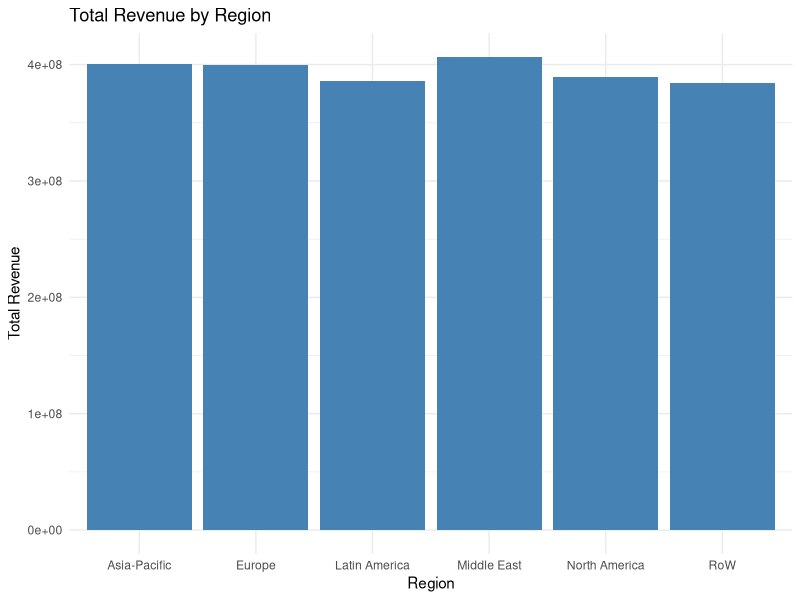
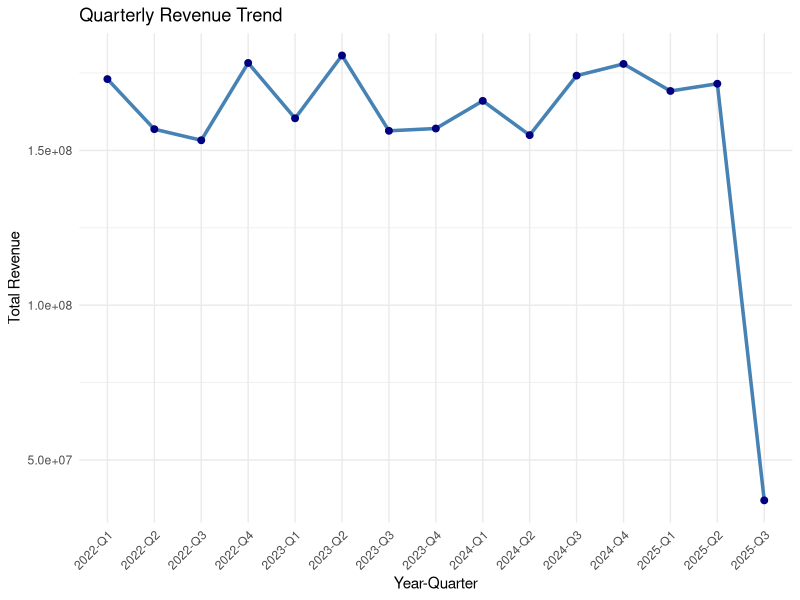
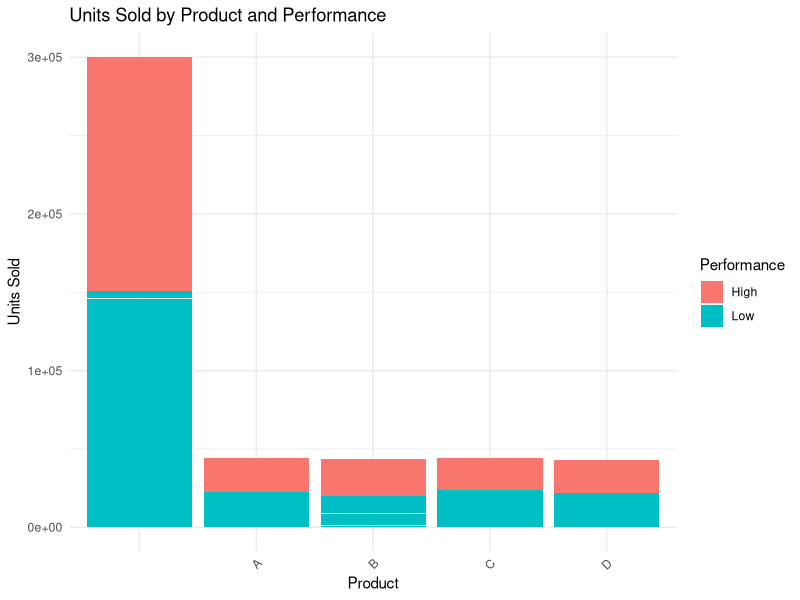

R code for these plots, in order:
## ---- chunk 1
knitr::opts_chunk$set(echo = TRUE)
## ---- chunk 2
#Introduction

#Kaggle sales dataset was downloaded from: 
#<https://www.kaggle.com/datasets/himelsarder/retail-product-dataset-with-missing-values>
#as it contains missing values
#This project involves sales data analysis aimed at extracting meaningful insights across 
#time, region, and product categories. The dataset includes information on Revenue, 
#Units_Sold, Category, Region. Using the dplyr, ggplot2, lubridate, tidyverse, we clean, 
#transform, and visualize the dataset to:
#Classify performance based on revenue, Identify top-selling products in specific regions
#Track revenue trends over time, Generate informative visualizations (bar charts, line 
#graphs, stacked bars)
#Summarize quarterly patterns for business performance tracking
#The goal is to support data-driven decisions related to product focus, regional strategy, 
#and time-based trends.

#Loaded installed packages
library(dplyr)
library(lubridate)
library(rmarkdown)
library(tidyverse)
library(tidyr)
library(ggplot2)

#Put the file in the same folder as R and read the file "synthetic_dataset.csv" into a dataframe
sales_data <- read.csv("synthetic_dataset.csv")

#Viewed the structure of the dataframe that input the dataset CSV file
str(sales_data)

#Since there is no "Region" column in the downloaded sataset, therefore mutating the
#sales_data with randomly populating regions

#Vector definition containing region names
#North America, Europe, Asia-Pacific, Latin America, Middle East, and Rest of World (RoW)
regions <- c("North America","Europe","Asia-Pacific","Latin America","Middle East","RoW")

#Defining start and end date
start_date <- as.Date("2022-01-01")
end_date <- as.Date("2025-07-18")

#created a vector of a sequence of dates
dates <- seq.Date(from=start_date, to=end_date, by = "day")

#Setting seed for reproduciblity
set.seed(42)

#Mutating the sales_data by adding a Date column
sales_data$Date <- sample(dates,size=nrow(sales_data),replace=TRUE)

#Mutating the sales_data by adding a Region column
sales_data$Region <- sample(regions,size=nrow(sales_data),replace=TRUE)

#Viewing the updated dataframe
head(sales_data)

#Showing all missing values using the is.na() function
is.na(sales_data)

#Counting all missing values using the sum() function
sum(is.na(sales_data))

#Mutating the dataset by randomly populating a new column for Units_Sold
#Generated random units sold between 50 and 200
sales_data$Units_Sold <- sample(50:200,size=nrow(sales_data),replace = TRUE)

#View the head of the dataset
head(sales_data)

#Mutating the dataset and populating a Revenue column with Price, Units_Sold, and Discount
#Formula: Revenue = Units_Sold * (Price-Discount)

#Created Revenue column using base R
sales_data$Revenue <- sales_data$Units_Sold * (sales_data$Price - sales_data$Discount)

#View the updated dataframe
head(sales_data)

#Checking if there are any missing values in Price & Discount columns
sum(is.na(sales_data$Discount))
sum(is.na(sales_data$Price))

#The above code snipppet showed that there are missing values in the column Price and Discount
#Since there is no column for Units_Sold, I have considered Price and Discount to be the columns
#where the missing values will be replaced by the column mean

#Populated the Discount column with the mean of the column
sales_data$Discount <- mean(sales_data$Discount,na.rm=TRUE)

#Populated the Price column with the column mean
sales_data$Price <- mean(sales_data$Price,na.rm=TRUE)

#Checking again if there are any missing values in Price & Discount columns
sum(is.na(sales_data$Discount))
sum(is.na(sales_data$Price))

#View the updated dataframe
head(sales_data)

#Number of rows before cleaning NA values in revenue: Output is 553
sum(is.na(sales_data$Revenue))

#Dropping rows where revenue is NA
sales_data_cleaned <- sales_data[!is.na(sales_data$Revenue),]

#Number of rows after cleaning NA values in revenue: Output is 0
sum(is.na(sales_data_cleaned$Revenue))

#I don't need to convert the date column to date type since I have 
#generated the Date column using as.Date()

#Instead of that task, I will confirm the class of Date column in the dataset
class(sales_data_cleaned$Date)

#Mutating: Create new columns with Year, Month, and Weekday
sales_data_cleaned$Year <- year(sales_data_cleaned$Date)
sales_data_cleaned$Month <- month(sales_data_cleaned$Date,label=TRUE)
sales_data_cleaned$Weekday <- wday(sales_data_cleaned$Date,label=TRUE)

#View the dataset
head(sales_data_cleaned)

#Aggregating to get total sales per month
total_monthly_sales <- aggregate(Revenue ~ Month, data = sales_data_cleaned, FUN=sum)

#Finding month with maximum revenue
max_month <- total_monthly_sales[which.max(total_monthly_sales$Revenue),]
print(max_month)

#Aggregating to get average sales per day
avg_day_sales <- aggregate(Units_Sold ~ Weekday, data = sales_data_cleaned, FUN=mean)

#Finding day with the minimum average units sold
min_day <- avg_day_sales[which.min(avg_day_sales$Units_Sold),]
print(min_day)

#Created YearMonth column that contains every month of each year
sales_data_cleaned$YearMonth <- format(sales_data_cleaned$Date, "%Y-%m")

#Sorted all Year-Month combinations in ascending order beginning from start date and ending
#at the end date provided in the beginning of the code and stored in a vector
sort_ym <- sort(unique(sales_data_cleaned$YearMonth))

#Printed to check the sort_ym vector 
print(sort_ym)

#For loop wherever the ym variable is equal to the sales_data_cleaned$YearMonth, giving a
#TRUE value, sum it up as a single revenue
#Used the paste function to concatenate strings
#Lastly printed the message to check the output
for (ym in sort_ym) {
  monthly_revenue <- sum(sales_data_cleaned$Revenue[sales_data_cleaned$YearMonth == ym])
  msg <- paste("Total Revenue for", ym, ":", monthly_revenue)
  print(msg)
}

#Calculated the average revenue
avg_rev <- mean(sales_data_cleaned$Revenue)

#Created a Performance column and gave the if-else condition
sales_data_cleaned$Performance <- ifelse(sales_data_cleaned$Revenue > avg_rev, "High", "Low")

#Checked the updated dataframe
head(sales_data_cleaned)

#Checked if the Performance column does not have any NA values: Output was 0
sum(is.na(sales_data_cleaned$Performance))

#Aggregating total revenue by region
total_rev_reg <- aggregate(Revenue ~ Region, data = sales_data_cleaned, FUN=sum)
#Checked the output
print(total_rev_reg)

#Aggregating average units sold by category
avg_units_cat <- aggregate(Units_Sold ~ Category, data=sales_data_cleaned, FUN=mean)
#Checked the output
print(avg_units_cat)

#Finding out region with highest average revenue
avg_rev_reg <- aggregate(Revenue ~ Region, data=sales_data_cleaned, FUN=mean)
max_reg <- avg_rev_reg[which.max(avg_rev_reg$Revenue),]
#Checking the output
print(max_reg)

#Creating a function region_report with the passed region_name variable
region_report <- function(region_name){
  
#Filter the Region column with region_name
region_data <- filter(sales_data_cleaned, Region == region_name)
  
#Finding the total revenue in the region_name
total_rev_rn <- sum(region_data$Revenue)
  
#Aggregated units sold by category
total_units_cat_rn <- aggregate(Units_Sold ~ Category, data = region_data, FUN = sum)
  
#Sorted in descending order of Units_Sold
total_units_cat_rn <- total_units_cat_rn[order(-total_units_cat_rn$Units_Sold), ]

#Slicing the top sold category
top_sold_cat <- head(total_units_cat_rn, 1)
  
#Sort the days as per the date when the performance was High 
days_high <- sort(region_data$Date[region_data$Performance == "High"])
  
#Return as a list
return(list(Total_revenue=total_rev_rn, Top_sold_category=top_sold_cat, 
              High_performance_days=days_high))
}

#Function called in the main program
print(region_report("North America"))

#Analyzing quarterly revenue trend
sales_data_cleaned <- sales_data_cleaned %>%
  mutate(YearMonth = ym(YearMonth))  # 'ym' handles "YYYY-MM" format

sales_data_cleaned <- sales_data_cleaned %>%
  mutate(YearQuarter = paste0(year(YearMonth), "-Q", quarter(YearMonth)))

quarterly_revenue <- sales_data_cleaned %>%
  group_by(YearQuarter) %>%
  summarise(Total_Revenue = sum(Revenue, na.rm = TRUE))

quarterly_revenue$YearQuarter <- factor(quarterly_revenue$YearQuarter, 
                                        levels = unique(quarterly_revenue$YearQuarter))
#Conclusion

#Through this analysis, we discovered:
#(1)High-performing product categories and regions based on total units sold and revenue
#(2)Quarterly revenue trends that help identify seasonal patterns
#(3)Performance-based classification of products
#(4)Visualizations that clearly communicate where revenue and sales efforts are concentrated

#This analysis can be extended with forecasting models, product lifecycle analysis, or 
#customer segmentation. It equips stakeholders with evidence-backed insights to refine 
#inventory, marketing, and sales strategies across quarters.







## ---- chunk 3

#Bar chart showing total revenue by region
region_bar_plot <- ggplot(sales_data_cleaned, aes(x = Region, y = Revenue)) +
  geom_bar(stat = "summary", fun = "sum", fill = "steelblue") +
  labs(title = "Total Revenue by Region", x = "Region", y = "Total Revenue") +
  theme_minimal()

#Line chart showing revenue trend over time
quarterly_line_plot <- ggplot(quarterly_revenue, aes(x = YearQuarter, y = Total_Revenue, group = 1)) +
  geom_line(color = "steelblue", size = 1.2) +
  geom_point(color = "navy", size = 2) +
  labs(title = "Quarterly Revenue Trend",
       x = "Year-Quarter",
       y = "Total Revenue") +
  theme_minimal() +
  theme(axis.text.x = element_text(angle = 45, hjust = 1))

#Stacked bar chart of Units Sold per Product split by Performance
stacked_bar_plot <- ggplot(sales_data_cleaned, aes(x = Category, y = Units_Sold, fill = Performance)) +
  geom_bar(stat = "identity") +
  labs(title = "Units Sold by Product and Performance", x = "Product", y = "Units Sold") +
  theme_minimal() +
  theme(axis.text.x = element_text(angle = 45, hjust = 1))

# Save plots
ggsave("region_vs_revenue_bar.png", region_bar_plot)
ggsave("quarterly_revenue_line.png", quarterly_line_plot)
ggsave("product_units_stacked_bar.png", stacked_bar_plot)
